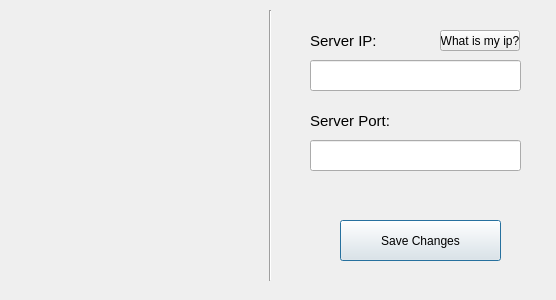
<?xml version="1.0" encoding="UTF-8"?>
<ui version="4.0">
 <class>Edit_Config</class>
 <widget class="QDialog" name="Edit_Config">
  <property name="geometry">
   <rect>
    <x>0</x>
    <y>0</y>
    <width>556</width>
    <height>300</height>
   </rect>
  </property>
  <property name="windowTitle">
   <string>Dialog</string>
  </property>
  <widget class="QLabel" name="label">
   <property name="geometry">
    <rect>
     <x>310</x>
     <y>30</y>
     <width>111</width>
     <height>21</height>
    </rect>
   </property>
   <property name="font">
    <font>
     <pointsize>11</pointsize>
    </font>
   </property>
   <property name="text">
    <string>Server IP:</string>
   </property>
  </widget>
  <widget class="QLineEdit" name="lineEdit">
   <property name="geometry">
    <rect>
     <x>310</x>
     <y>60</y>
     <width>211</width>
     <height>31</height>
    </rect>
   </property>
   <property name="font">
    <font>
     <pointsize>11</pointsize>
    </font>
   </property>
  </widget>
  <widget class="QLineEdit" name="lineEdit_2">
   <property name="geometry">
    <rect>
     <x>310</x>
     <y>140</y>
     <width>211</width>
     <height>31</height>
    </rect>
   </property>
   <property name="font">
    <font>
     <pointsize>11</pointsize>
    </font>
   </property>
   <property name="text">
    <string/>
   </property>
  </widget>
  <widget class="QLabel" name="label_2">
   <property name="geometry">
    <rect>
     <x>310</x>
     <y>110</y>
     <width>111</width>
     <height>21</height>
    </rect>
   </property>
   <property name="font">
    <font>
     <pointsize>11</pointsize>
    </font>
   </property>
   <property name="text">
    <string>Server Port:</string>
   </property>
  </widget>
  <widget class="Line" name="line">
   <property name="geometry">
    <rect>
     <x>260</x>
     <y>10</y>
     <width>20</width>
     <height>271</height>
    </rect>
   </property>
   <property name="orientation">
    <enum>Qt::Vertical</enum>
   </property>
  </widget>
  <widget class="QPushButton" name="pushButton">
   <property name="geometry">
    <rect>
     <x>340</x>
     <y>220</y>
     <width>161</width>
     <height>41</height>
    </rect>
   </property>
   <property name="text">
    <string>Save Changes</string>
   </property>
  </widget>
  <widget class="QPushButton" name="pushButton_2">
   <property name="geometry">
    <rect>
     <x>440</x>
     <y>30</y>
     <width>80</width>
     <height>21</height>
    </rect>
   </property>
   <property name="text">
    <string>What is my ip?</string>
   </property>
  </widget>
 </widget>
 <resources/>
 <connections/>
</ui>
